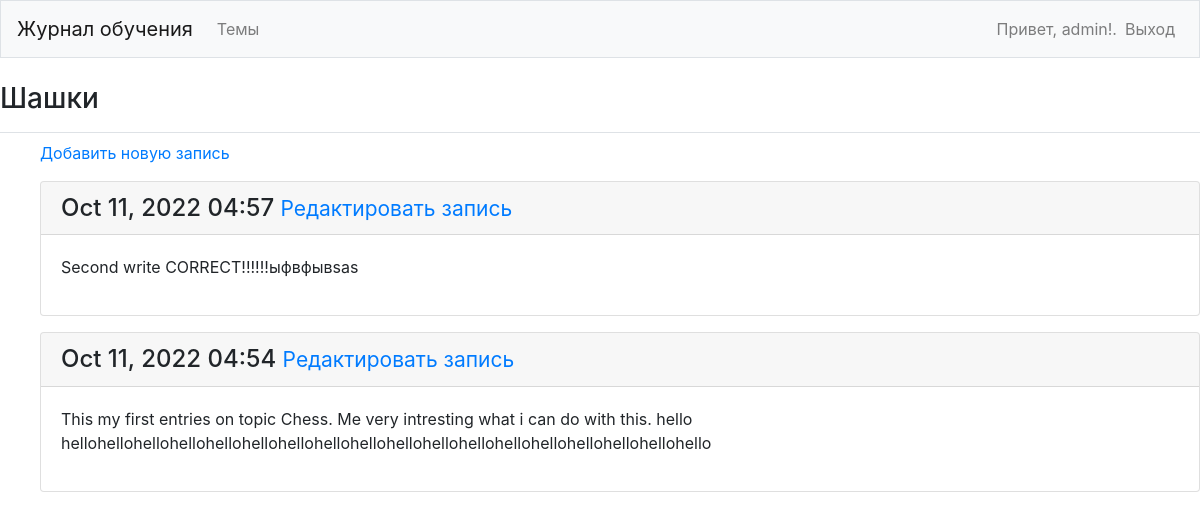
/topics/1/ (signed in), run on an earlier commit of the app's database.
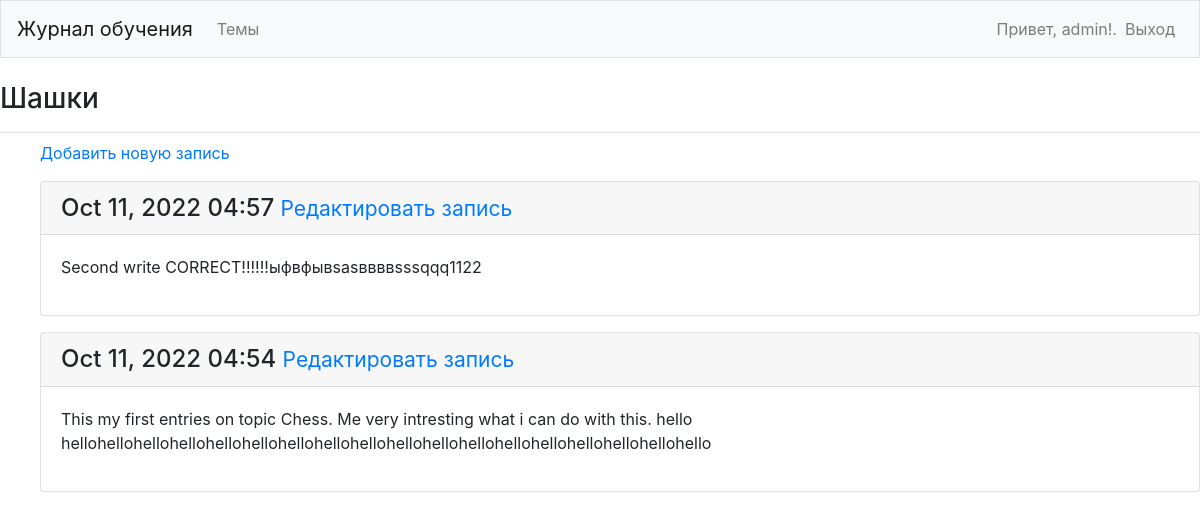
And on a later commit of the database.
### learning_logs/models.py (models this page shows, shortened)
class Entry(models.Model):
    topic = models.ForeignKey(Topic, on_delete=models.CASCADE)
    text = models.TextField()
    date_added = models.DateTimeField(auto_now_add=True)
    class Meta():
        verbose_name_plural = 'entries'

### learning_logs/views.py (the view)
# urls.py: path('topics/<int:topic_id>/', topic, name='Topic'),
@login_required
def topic(request, topic_id):
    topic = Topic.objects.get(id=topic_id)
    if topic.owner != request.user:
        raise Http404
    entries = topic.entry_set.order_by('-date_added')
    context = {'topic': topic, 'entries': entries}
    return render(request, 'learning_logs/topic.html', context)

### learning_logs/models.py (called while the page is built)
    def __str__(self):
        return self.text

### learning_logs/templates/learning_logs/topic.html
{% extends "learning_logs/base.html" %}
{% block page_header %}
 <h3>{{ topic }}</h3>
 {% endblock page_header %}
{% block contents %}
<ul>
<p><a href="{% url 'New_entry' topic.id%}"> Добавить новую запись </a> </p>
    {% for entry in entries %}
    <div class="card mb-3">
        <h4 class="card-header">
 {{ entry.date_added|date:'M d, Y H:i' }}
            <small><a href="{% url 'Edit_entry' entry.id%}">
 Редактировать запись</a></small>
            </h4>
        <div class="card-body">
 {{ entry.text|linebreaks }}
 </div>
 </div>
 {% empty %}
 <p>Записей по этой теме пока нет</p>
 {% endfor %}
{% endblock contents %}

What changed in the data, as far as the page shows it:
changed Entry: text "Second write CORRECT!!!!!!ыфвфывsas" → "Second write CORRECT!!!!!!ыфвфывsasввввsssqqq1122"
